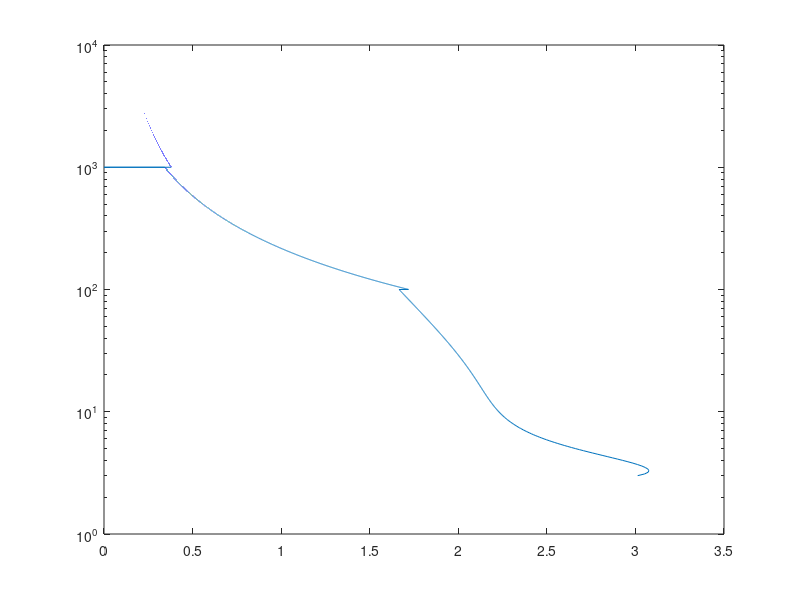

Here is the MATLAB script that generated this plot:
% An idea script to parameterize Ri_g based on Reb thus having a peicewise
% parameterization for epsilon based on N2 and S2! 
% would that be useful?

%y= Ri
%x= Reb

% clear all; clc; close all;

x = 3:0.1:1e4;
ind1 = x<=100;          x1=x(ind1);
ind2 = x>100 & x<1e3;   x2=x(ind2);
ind3 = x>1e3;           x3=x(ind3);

y(ind1) = (-0.4*x1.^(-0.9)+0.2).*(167.4*x1.^(-2.9) + 3.6*x1.^(-0.2));
y(ind2) = (2*x2.^(-0.5)).*(167.4*x2.^(-2.9)+3.6*x2.^(-0.2));
y(ind3) = 2*x3.^(-0.5);

figure(1)
semilogy(6*y,x)